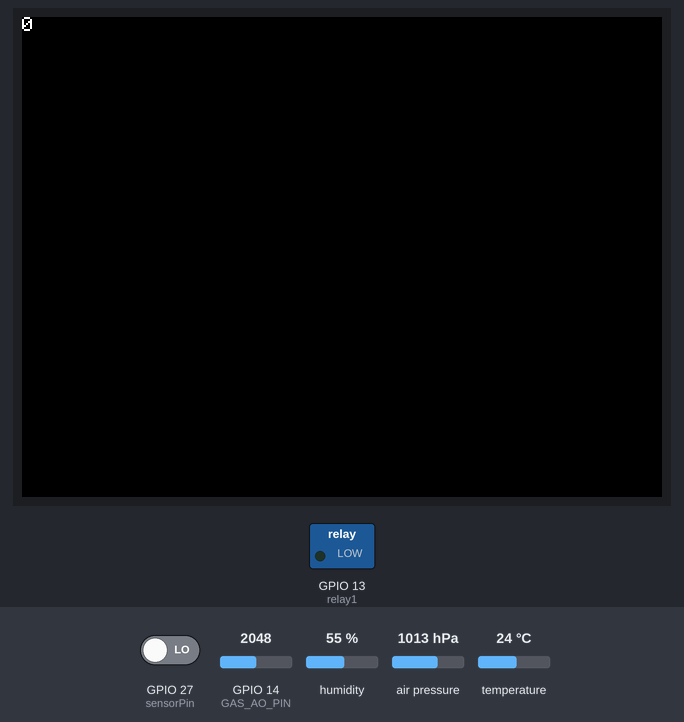
A sketch run on a simulated ESP32. Parts: 320×240 colour display, switched loads named in the sketch (green lamp = pin HIGH). The test bench sets the inputs (shaded band); at power-on: GPIO 14 (GAS_AO_PIN) = 2048, GPIO 27 (sensorPin) LOW, humidity 55 %, air pressure 1013 hPa, temperature 24 °C. The local clock reads 2024-03-15 10:24:30 at power-on unless the sketch sets it; what the sketch prints to the serial monitor is not drawn.

Above: at 21.5 s.
At 24.2 s:
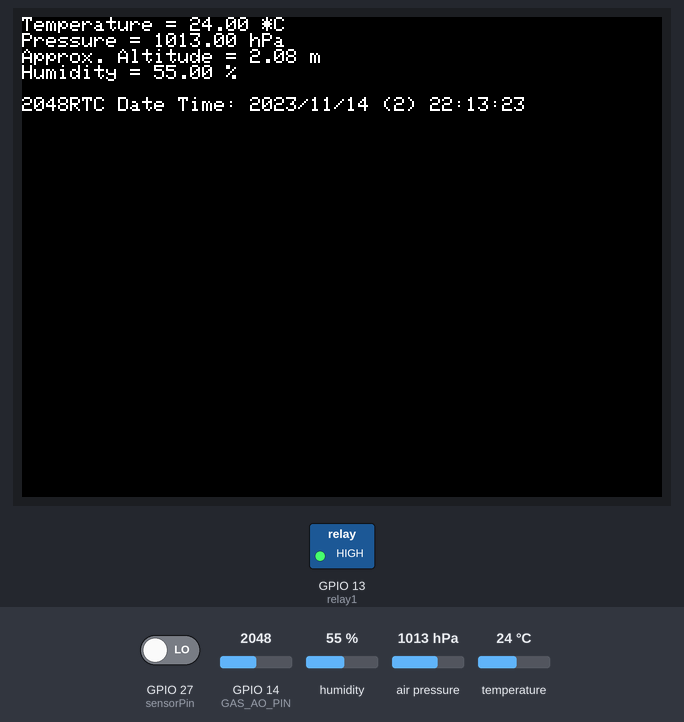
Timing chart, 0 to 28.7 s (numbered marks = the images above):
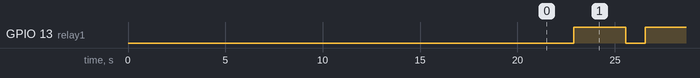

The sketch:

AutoPetro.ino
```cpp
#include <Wire.h>
#include <RTClib.h>
#include <Adafruit_Sensor.h>
#include <Adafruit_BME280.h>
#include <TFT_eSPI.h>
#include <SPI.h>

RTC_DS3231 rtc;
Adafruit_BME280 bme;
TFT_eSPI tft = TFT_eSPI();
#define SEALEVELPRESSURE_HPA (1013.25)
#define GAS_AO_PIN 14
#define relay1 13
#define sensorPin 27

int delayTime;
volatile long pulse;

void setup() {
  // put your setup code here, to run once:
  Serial.begin(9600);

  // MQ2 setup
  Serial.println("Warming up the MQ2 sensor");
  delay(20000);  // wait for the MQ2 to warm up
  Serial.println(F("BME280 test"));

  //RTC

  if (! rtc.begin()) {
  Serial.println("RTC module is NOT found");
  while (1);
  }
  rtc.adjust(DateTime(F(__DATE__), F(__TIME__)));

  // BME280
  bool status;

  // default settings
  // (you can also pass in a Wire library object like &Wire2)
  status = bme.begin(0x76);
  if (!status) {
    Serial.println("Could not find a valid BME280 sensor, check wiring!");
    while (1);
  }

  Serial.println("-- Default Test --");
  delayTime = 1000;

  Serial.println();

  //relay

  pinMode(relay1,OUTPUT);

  //LƯU LƯỢNG NƯỚC
  pinMode(sensorPin,INPUT);
  attachInterrupt(digitalPinToInterrupt(sensorPin),increase, RISING);

  // hiển thị màn hình
  tft.begin();
  tft.setRotation(1);
  tft.fillScreen(ILI9341_BLACK);
  tft.setTextColor(ILI9341_WHITE);
  tft.setTextSize(1);
  tft.setCursor(0, 0);

}

int getGasValue(){
  return analogRead(GAS_AO_PIN);
}
void printValues_BME() {
  tft.print("Temperature = ");
  tft.print(bme.readTemperature());
  tft.println(" *C");

  // Convert temperature to Fahrenheit
  /*Serial.print("Temperature = ");
  Serial.print(1.8 * bme.readTemperature() + 32);
  Serial.println(" *F");*/

  tft.print("Pressure = ");
  tft.print(bme.readPressure() / 100.0F);
  tft.println(" hPa");

  tft.print("Approx. Altitude = ");
  tft.print(bme.readAltitude(SEALEVELPRESSURE_HPA));
  tft.println(" m");

  tft.print("Humidity = ");
  tft.print(bme.readHumidity());
  tft.println(" %");

  tft.println();
}
void PrintRTC(){
  DateTime now = rtc.now();
  tft.print("RTC Date Time: ");
  tft.print(now.year(), DEC);
  tft.print('/');
  tft.print(now.month(), DEC);
  tft.print('/');
  tft.print(now.day(), DEC);
  tft.print(" (");
  tft.print(now.dayOfTheWeek());
  tft.print(") ");
  tft.print(now.hour(), DEC);
  tft.print(':');
  tft.print(now.minute(), DEC);
  tft.print(':');
  tft.print(now.second(), DEC);

  delay(1000); // delay 1 seconds
}

void increase()
{
  pulse++;
}

void loop() {
  printValues_BME();
  tft.print(getGasValue());
  PrintRTC();

  tft.fillScreen(ILI9341_BLACK); // Clear the screen with black color
  tft.setCursor(0, 0);

  tft.println(pulse);
  Serial.println(pulse);
  delay(500);

  tft.fillScreen(ILI9341_BLACK); // Clear the screen with black color
  tft.setCursor(0, 0);

  digitalWrite(relay1,LOW);
  delay(1000);
  digitalWrite(relay1,HIGH);
  delay(1000);

}
```

Measured:
- by itself, GPIO 13 (relay1): alternates HIGH for 2.7 s and LOW for 1.0 s
